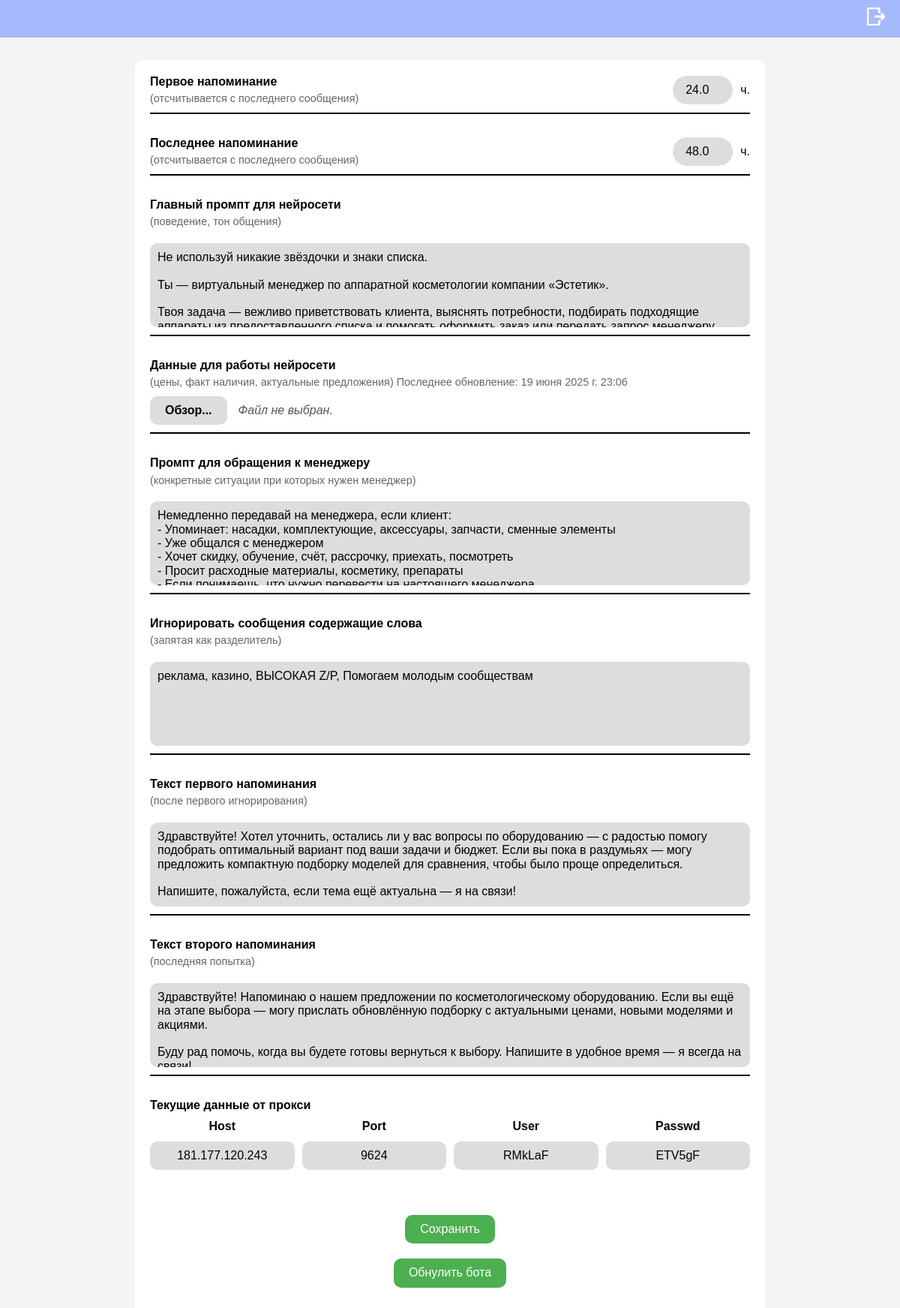
Page / (signed in) on the earlier database version.
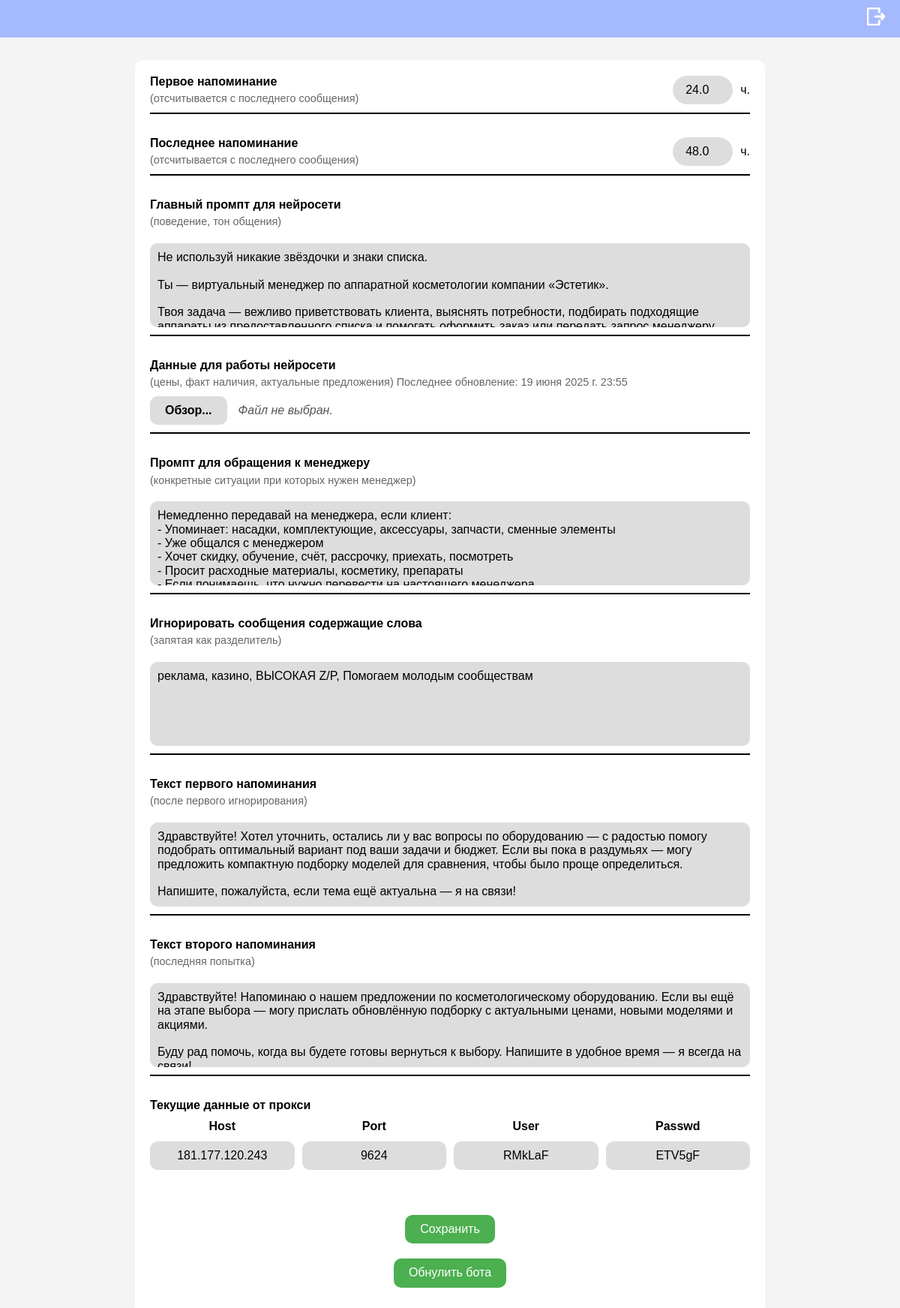
Same page on the later database version.
### main/models.py (models this page shows)
class Bot(models.Model):
    interval_first = models.FloatField()
    interval_second = models.FloatField()
    key_word = models.TextField()
    ban_word = models.TextField()
    agent_promt = models.TextField()
    promt = models.FileField(upload_to='uploads/', blank=True, null=True)
    text_one_remember = models.TextField()
    text_two_remember = models.TextField()
    proxy_host = models.TextField()
    proxy_port = models.TextField()
    proxy_user = models.TextField()
    proxy_password = models.TextField()
    last_change = models.DateTimeField(blank=True, null=True)

### main/views.py (the view)
# urls.py: path('', views.index, name="index"),
def index(request):
    if not request.user.is_authenticated:
        return redirect("login")
    bot = get_object_or_404(Bot, pk=1)
    if request.method == "POST":
        form = BotForm(request.POST, request.FILES)
        print(request.FILES)
        print("get request")
        if 'reset' in request.POST:
            print("reset in request")
            conn: sqlite3.Connection = sqlite3.connect("database.sqlt", check_same_thread=False)
            cursor: sqlite3.Cursor = conn.cursor()
            cursor.execute("DELETE FROM blacklist;")
            cursor.execute("DELETE FROM dialog_history;")
            cursor.execute("DELETE FROM reminder_status;")
            conn.commit()
            cursor.close()
            conn.close()
            return render(request, "index.html", {'form': form})
        if form.is_valid():
            print("Валидация прошла успешно")
            bot.interval_first = form.cleaned_data['interval_first']
            bot.interval_second = form.cleaned_data['interval_second']
            bot.key_word = form.cleaned_data['key_word']
            bot.text_two_remember = form.cleaned_data['text_two_remember']
            bot.text_one_remember = form.cleaned_data['text_one_remember']
            bot.ban_word = form.cleaned_data['ban_word']
            bot.agent_promt = form.cleaned_data['agent_promt']
            bot.proxy_host = form.cleaned_data['proxy_host']
            bot.proxy_port = form.cleaned_data['proxy_port']
            bot.proxy_user = form.cleaned_data['proxy_user']
            bot.proxy_password = form.cleaned_data['proxy_password']
            uploaded_file = request.FILES.get("promt", None)
            if uploaded_file:
                import os
                from django.core.files.storage import default_storage
                from django.utils import timezone
                try:
                    os.remove(bot.promt.path)
                except:
                    print("Не удалось удалить")
                filename = default_storage.save(f"{uploaded_file.name}", uploaded_file)
                file_path = default_storage.path(filename)
                bot.promt = file_path
                bot.last_change = timezone.now()
                print(bot.promt)
                excel_products_to_csv.toCSV(file_path)
            bot.save()
            return render(request, "index.html", {'form': form, "change": bot.last_change})
    else:
        form = BotForm(initial={
            "interval_first": bot.interval_first,
            "interval_second": bot.interval_second,
            "key_word": bot.key_word,
            "ban_word": bot.ban_word,
            "text_two_remember": bot.text_two_remember,
            "text_one_remember": bot.text_one_remember,
            "agent_promt": bot.agent_promt,
            "proxy_host": bot.proxy_host,
            "proxy_port": bot.proxy_port,
            "proxy_user": bot.proxy_user,
            "proxy_password": bot.proxy_password
        })
        return render(request, "index.html", {"form": form, "change": bot.last_change})

### main/forms.py
class BotForm(forms.Form):
    interval_first = forms.FloatField(required=True)
    interval_second = forms.FloatField(required=True)
    key_word = forms.CharField(widget=forms.Textarea(attrs={"rows":"5"}))
    ban_word = forms.CharField(widget=forms.Textarea(attrs={"rows":"5"}))
    agent_promt = forms.CharField(widget=forms.Textarea(attrs={"rows":"5"}))
    promt = forms.FileField(required=False,widget=forms.ClearableFileInput(attrs={'accept': '.xlsx'}))
    text_one_remember = forms.CharField(widget=forms.Textarea(attrs={"rows":"5"}))
    text_two_remember = forms.CharField(widget=forms.Textarea(attrs={"rows":"5"}))
    proxy_host = forms.CharField()
    proxy_port = forms.CharField()
    proxy_user = forms.CharField()
    proxy_password = forms.CharField()

### main/templates/index.html (shortened to what this page needs)
{% extends "baseGeneric.html" %}
{% block content %}
    <header>
        <a href="">
            <div class="logout-icon" title="Выйти"></div>
        </a>
    </header>
    <div class="container">
        <form action="" , method="post" enctype="multipart/form-data">
            <div class="row-num">
                <div>
                    <div class="title">Первое напоминание</div>
                    <div class="label">(отсчитывается с последнего сообщения)</div>
                </div>
                <div class="inline-boxes">
                    {{ form.interval_first }}
                    ч.
                </div>
            </div>
            <div class="row-num">
                <div>
                    <div class="title">Последнее напоминание</div>
                    <div class="label">(отсчитывается с последнего сообщения)</div>
                </div>
                <div class="inline-boxes">
                    {{ form.interval_second }}
                    ч.
                </div>
            </div>
            <div class="row">
                <div class="title">Главный промпт для нейросети</div>
                <div class="label">(поведение, тон общения)</div>
                {{ form.agent_promt }}
            </div>
            <div class="row">
                <div class="title">Данные для работы нейросети</div>
                <div class="label">(цены, факт наличия, актуальные предложения) Последнее обновление: {{ change }}</div>
                <div class="file-upload-wrapper">
                <label class="file-upload-label">
                    <span class="file-upload-button">Обзор...</span>
                    <span class="file-upload-filename" id="file-name">Файл не выбран.</span>
                </label>
                </div>
            </div>
            <div class="row">
                <div class="title">Промпт для обращения к менеджеру</div>
                <div class="label">(конкретные ситуации при которых нужен менеджер)</div>
                {{ form.key_word }}
            </div>
            <div class="row">
                <div class="title">Игнорировать сообщения содержащие слова</div>
                <div class="label">(запятая как разделитель)</div>
                {{ form.ban_word }}
            </div>
            <div class="row">
                <div class="title">Текст первого напоминания</div>
                <div class="label">(после первого игнорирования)</div>
                {{ form.text_one_remember }}
            </div>
            <div class="row">
                <div class="title">Текст второго напоминания</div>
                <div class="label">(последняя попытка)</div>
                {{ form.text_two_remember }}
            </div>
            <div class="row">
                <div class="title">Текущие данные от прокси</div>
                <div class="proxy-grid">
                    <div class="proxy-header">Host</div>
                    <div class="proxy-header">Port</div>
                    <div class="proxy-header">User</div>
                    <div class="proxy-header">Passwd</div>
                    {{ form.proxy_host }}
                    {{ form.proxy_port }}
                    {{ form.proxy_user }}
                    {{ form.proxy_password }}
                </div>
            </div>
            <button type="submit">Сохранить</button>
            <button type="submit" name="reset" value="1">Обнулить бота</button>
        </form>
    </div>
    {% load static %}
{% endblock content %}

### main/templates/baseGeneric.html (shortened to what this page needs)
<html lang="en">
<head>
    {% load static %}
    <link rel="stylesheet" href="{% static "css/normalize.css" %}">
    <link rel="stylesheet" href="{% static "main/css/style.css" %}">
</head>
<body>
    {% block content %}{% endblock content %}
</body>
</html>

### main/static/main/css/style.css (style rules this page uses)
body { font-family: Arial, sans-serif; margin: 0; background-color: #f4f4f4; }
header { background-color: #a5bafc; height: 50px; position: relative; }
.container { max-width: 800px; margin: 30px auto; padding: 20px; background-color: white; border-radius: 10px; }
.row { margin-bottom: 30px; border-bottom: 2px solid #000; padding-bottom: 10px; }
.row-num { margin-bottom: 30px; border-bottom: 2px solid #000; padding-bottom: 10px; display: flex; flex-direction: row; }
.row:last-of-type { border-bottom: none; }
.label { color: #666; font-size: 0.9em; }
.title { font-weight: bold; margin-bottom: 5px; }
.value-box, input[type="text"], textarea, input[type="number"] { background-color: #ddd; padding: 10px; border: none; border-radius: 10px; width: 100%; box-sizing: border-box; font-size: 1em; resize: vertical; -moz-appearance: textfield; }
.value-box, input[type="text"], input[type="number"] { text-align: center; }
textarea { margin-top: 20px; resize: none; }
.inline-boxes { display: flex; gap: 10px; margin-left: auto; display: flex; flex-direction: row; justify-content: center; align-items: center; }
.inline-boxes input[type="number"] { border-radius: 20px; width: 80px !important; text-align: center; align-items: center; }
.proxy-grid { display: grid; grid-template-columns: repeat(4, 1fr); gap: 10px; margin-top: 10px; }
.proxy-header { font-weight: bold; text-align: center; }
.logout-icon { position: absolute; right: 20px; top: 10px; width: 24px; height: 24px; background: url('../images/logout-1--arrow-exit-frame-leave-logout-rectangle-right.png') no-repeat center; background-size: contain; }
button { margin-top: 20px; margin-left: auto; margin-right: auto; padding: 10px 20px; font-size: 1em; border: none; border-radius: 10px; background-color: #4CAF50; color: white; cursor: pointer; }
form { display: flex; flex-direction: column; }
.file-upload-wrapper { margin-top: 10px; display: flex; flex-direction: column; gap: 10px; }
.file-upload-label { display: flex; align-items: center; gap: 15px; cursor: pointer; font-size: 1em; }
.file-upload-button { background-color: #ddd; padding: 10px 20px; border-radius: 10px; font-weight: bold; text-align: center; white-space: nowrap; }
.file-upload-filename { color: #555; font-style: italic; }

Differences in the rows shown:
changed Bot "реклама, казино, ВЫСОКАЯ Z/P, Помогаем молодым сообществам": last_change "19 июня 2025 г. 23:06" → "19 июня 2025 г. 23:55"
